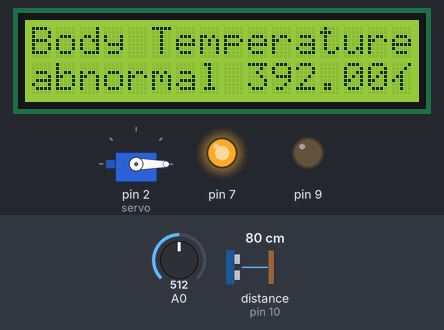
Simulated run of this sketch. Board: Arduino Uno, built with avr-gcc and run on an emulated ATmega328P. On the bench: 16×2 character LCD, servo, output pins drawn as LEDs (lit = HIGH). Wiring (inferred from the names in the program): ultrasonic range finder: trigger pin 8; echo pin 10. Inputs (shaded band) come from the test bench; at power-on: A0 = 512, distance to the obstacle (sensor on pin 10) 80 cm. The echo pulse lasts 58.3 µs per cm; pins used as bus, display or sensor lines are not drawn; what the sketch prints to the serial monitor is not drawn.

Above: at 1.2 s.
1.3 s: A0 set to 196
At 5.3 s:
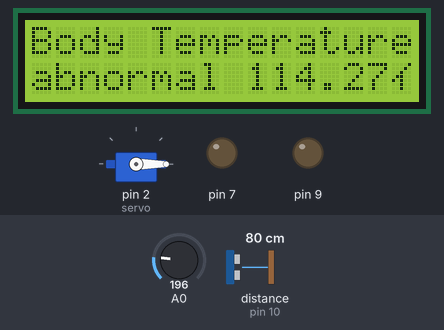
9.9 s: A0 set to 171
At 12.9 s:
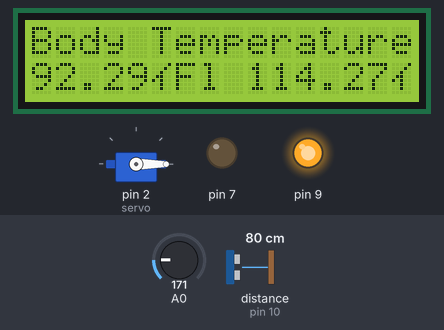
18.5 s: distance to the obstacle (sensor on pin 10) set to 12 cm
22.4 s: distance to the obstacle (sensor on pin 10) set to 9 cm
At 26.3 s:
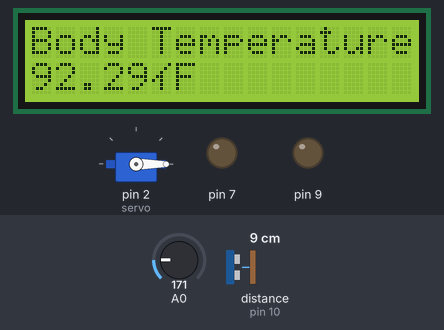
26.9 s: A0 set to 306
At 32.5 s:
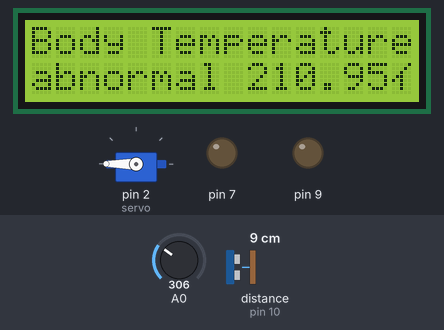
34.2 s: A0 set to 0
At 36.9 s:
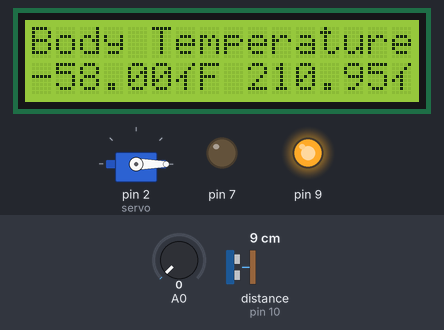
Timing chart, 0 to 41.4 s (numbered marks = the images above; inputs shaded):
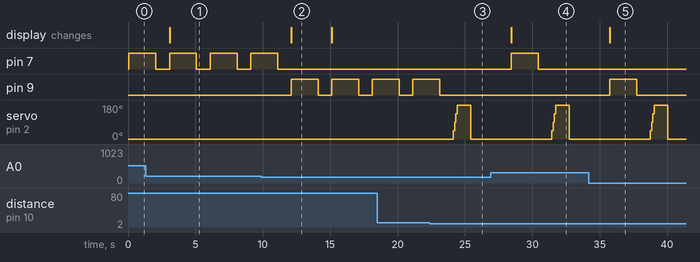

Measured:
- the behaviour switches between 179 and 178 on A0 (found by bisection; images 1 and 2)
- the behaviour switches between 11 and 10 cm on distance to the obstacle (sensor on pin 10) (found by bisection; images 2 and 3)
- after the input at 1.3 s, the display: changes after 1.8 s (image 1)
- after the input at 9.9 s, pin 7: goes on until 11.1 s, then stays LOW; pin 9: alternates HIGH for 2.0 s and LOW for 1.0 s, starting after 2.2 s; the display: changes after 2.2 s (image 2)
- after the input at 22.4 s, pin 9: goes on until 23.1 s, then stays LOW; servo on pin 2 (servo): 0° → 45° after 1.7 s, → 90° 0.10 s later, → 135° 0.10 s later, → 180° 0.10 s later, … (5 changes in this stretch)
- after the input at 26.9 s, pin 7: LOW → HIGH after 1.5 s, → LOW 2.0 s later; pin 9: stays LOW (without the input it goes to HIGH after 1.5 s); the display: changes after 1.5 s (image 4)
- after the input at 34.2 s, pin 7: stays LOW (without the input it goes to HIGH after 1.5 s); pin 9: LOW → HIGH after 1.5 s, → LOW 2.0 s later; the display: changes after 1.5 s (image 5)
- by itself, pin 7: alternates HIGH for 2.0 s and LOW for 1.0 s

The sketch:

smv.ino
```cpp
// include the library code:
#include <LiquidCrystal.h>
#include<Servo.h>
// initialize the library with the numbers of the interface pins
LiquidCrystal lcd(12, 11, 5, 4, 3, 2);
int degree;
int servo=2;
int trigpin=8;
int echopin=10;
long duration;
int distance;

Servo myservo;
int pos=0;

double realDegree;
String lcdBuffer;
void setup() {
  // set up the LCD's number of columns and rows:
  lcd.begin(16, 2);
  degree = 0;
  realDegree = 0;
  lcd.print("Body Temperature:");
  // Print a message to the LCD.
pinMode(trigpin, OUTPUT);
pinMode(echopin, INPUT);
pinMode(7, OUTPUT);
pinMode(9, OUTPUT);
myservo.attach(servo);
myservo.write(0);
Serial.begin(9600);
}

void loop(){
  lcd.print("                ");
  degree = analogRead(0);
  realDegree = (double)degree/1024;
  realDegree *= 5;
  realDegree -= 0.5;
  realDegree *= 100;
  lcd.setCursor(0,1);
  realDegree = (9.0/5)*(realDegree) + 32;
  String output = String(realDegree) + String((char)178) + "F";
  if (realDegree>=98.6)
  {
    lcd.print("abnormal ");
    lcd.print(output);
    digitalWrite(7, HIGH);
    delay(2000);
    digitalWrite(7, LOW);
    delay(1000);
  }
  else{
    lcd.print(output);
    digitalWrite(9, HIGH);
    delay(2000);
    digitalWrite(9, LOW);
    delay(1000);
  }
  // set the cursor to column 0, line 1
  // (note: line 1 is the second row, since counting begins with 0):
digitalWrite(trigpin, LOW);
delayMicroseconds(2);
digitalWrite(trigpin, HIGH);
delayMicroseconds(10);
digitalWrite(trigpin, LOW);
duration=pulseIn(echopin,HIGH);
distance=duration*0.034/2;
  Serial.print(distance);
  if(distance<10)
  {
    myservo.write(45);
    delay(100);
    myservo.write(90);
    delay(100);
    myservo.write(135);
    delay(100);
    myservo.write(180);
    delay(1000);
    myservo.write(0);
    delay(3000);
}
}
```
